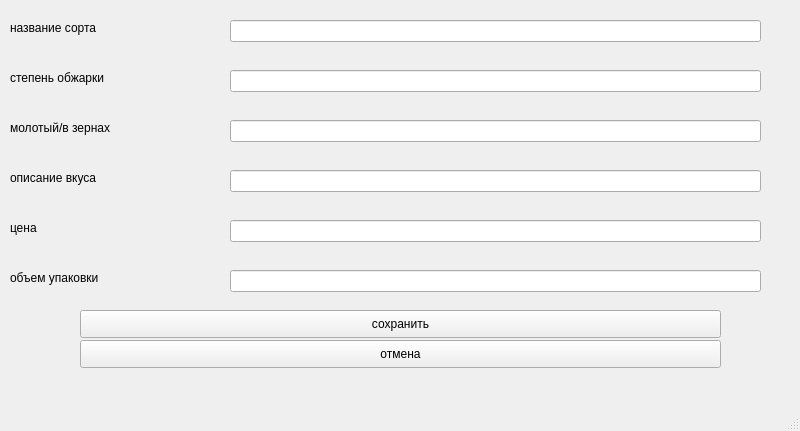
<?xml version="1.0" encoding="UTF-8"?>
<ui version="4.0">
 <class>MainWindow</class>
 <widget class="QMainWindow" name="MainWindow">
  <property name="geometry">
   <rect>
    <x>0</x>
    <y>0</y>
    <width>800</width>
    <height>431</height>
   </rect>
  </property>
  <property name="windowTitle">
   <string>MainWindow</string>
  </property>
  <widget class="QWidget" name="centralwidget">
   <widget class="QLabel" name="label">
    <property name="geometry">
     <rect>
      <x>10</x>
      <y>20</y>
      <width>211</width>
      <height>16</height>
     </rect>
    </property>
    <property name="text">
     <string>название сорта</string>
    </property>
   </widget>
   <widget class="QLineEdit" name="lineEdit">
    <property name="geometry">
     <rect>
      <x>230</x>
      <y>20</y>
      <width>531</width>
      <height>22</height>
     </rect>
    </property>
    <property name="text">
     <string/>
    </property>
   </widget>
   <widget class="QLineEdit" name="lineEdit_2">
    <property name="geometry">
     <rect>
      <x>230</x>
      <y>70</y>
      <width>531</width>
      <height>22</height>
     </rect>
    </property>
   </widget>
   <widget class="QLineEdit" name="lineEdit_3">
    <property name="geometry">
     <rect>
      <x>230</x>
      <y>120</y>
      <width>531</width>
      <height>22</height>
     </rect>
    </property>
   </widget>
   <widget class="QLineEdit" name="lineEdit_4">
    <property name="geometry">
     <rect>
      <x>230</x>
      <y>170</y>
      <width>531</width>
      <height>22</height>
     </rect>
    </property>
   </widget>
   <widget class="QLabel" name="label_2">
    <property name="geometry">
     <rect>
      <x>10</x>
      <y>70</y>
      <width>211</width>
      <height>16</height>
     </rect>
    </property>
    <property name="text">
     <string>степень обжарки</string>
    </property>
   </widget>
   <widget class="QLabel" name="label_3">
    <property name="geometry">
     <rect>
      <x>10</x>
      <y>120</y>
      <width>211</width>
      <height>16</height>
     </rect>
    </property>
    <property name="text">
     <string>молотый/в зернах</string>
    </property>
   </widget>
   <widget class="QLabel" name="label_4">
    <property name="geometry">
     <rect>
      <x>10</x>
      <y>170</y>
      <width>211</width>
      <height>16</height>
     </rect>
    </property>
    <property name="text">
     <string>описание вкуса</string>
    </property>
   </widget>
   <widget class="QLabel" name="label_5">
    <property name="geometry">
     <rect>
      <x>10</x>
      <y>220</y>
      <width>211</width>
      <height>16</height>
     </rect>
    </property>
    <property name="text">
     <string>цена</string>
    </property>
   </widget>
   <widget class="QLineEdit" name="lineEdit_5">
    <property name="geometry">
     <rect>
      <x>230</x>
      <y>220</y>
      <width>531</width>
      <height>22</height>
     </rect>
    </property>
    <property name="text">
     <string/>
    </property>
   </widget>
   <widget class="QLineEdit" name="lineEdit_6">
    <property name="geometry">
     <rect>
      <x>230</x>
      <y>270</y>
      <width>531</width>
      <height>22</height>
     </rect>
    </property>
    <property name="text">
     <string/>
    </property>
   </widget>
   <widget class="QLabel" name="label_6">
    <property name="geometry">
     <rect>
      <x>10</x>
      <y>270</y>
      <width>211</width>
      <height>16</height>
     </rect>
    </property>
    <property name="text">
     <string>объем упаковки</string>
    </property>
   </widget>
   <widget class="QPushButton" name="pushButton">
    <property name="geometry">
     <rect>
      <x>80</x>
      <y>310</y>
      <width>641</width>
      <height>28</height>
     </rect>
    </property>
    <property name="text">
     <string>сохранить</string>
    </property>
   </widget>
   <widget class="QPushButton" name="pushButton_2">
    <property name="geometry">
     <rect>
      <x>80</x>
      <y>340</y>
      <width>641</width>
      <height>28</height>
     </rect>
    </property>
    <property name="text">
     <string>отмена</string>
    </property>
   </widget>
  </widget>
  <widget class="QMenuBar" name="menubar">
   <property name="geometry">
    <rect>
     <x>0</x>
     <y>0</y>
     <width>800</width>
     <height>26</height>
    </rect>
   </property>
  </widget>
  <widget class="QStatusBar" name="statusbar"/>
 </widget>
 <resources/>
 <connections/>
</ui>
